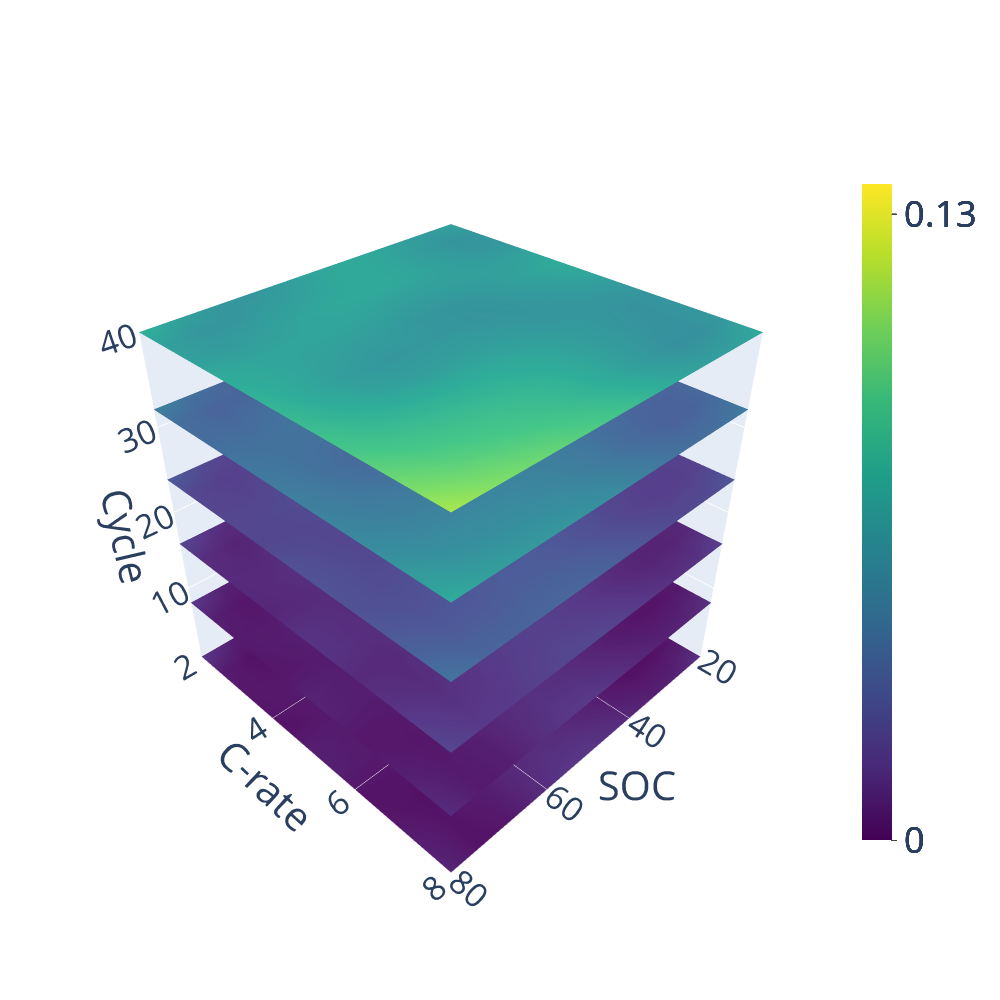

Notebook code cell kept with this figure:
### Code cell
# Uncertainty

temp_of_interest =291

my_temperature_index = np.argmin(np.abs(w_space2[0,0,:,0] - temp_of_interest))

plot_Uncertainty(x_space2[:,:,my_temperature_index,:],y_space2[:,:,my_temperature_index,:],z_space2[:,:,my_temperature_index,:],v_re[:,:,my_temperature_index,:], v_re)
